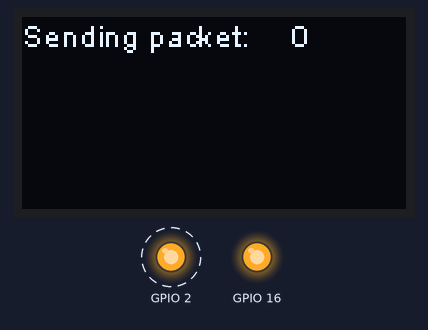
A sketch run on a simulated ESP32. On the bench: 128×64 one-colour display, output pins drawn as LEDs (lit = HIGH). Dashed ring = blinking. No radio packets arrive unless stated; what the sketch prints to the serial monitor is not drawn.

Above: at 1.7 s.
At 10.0 s:
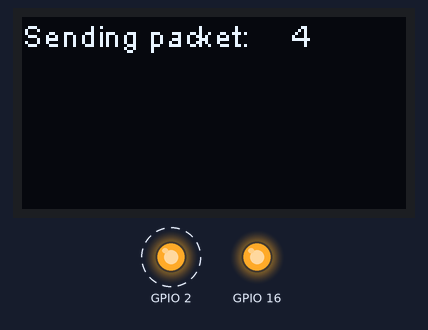
At 16.2 s:
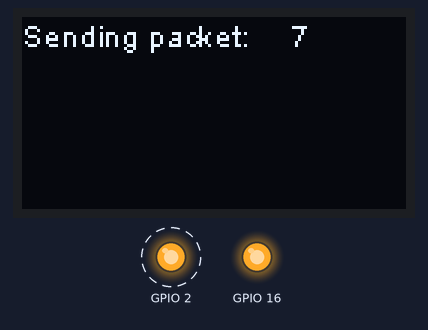
At 38.0 s:
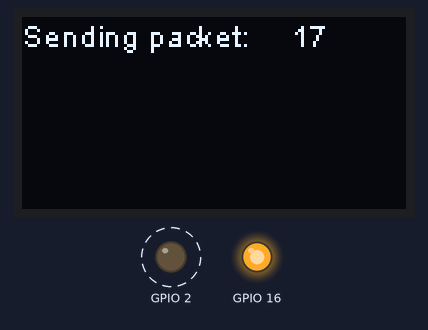
Timing chart, 0 to 40.0 s (numbered marks = the images above):
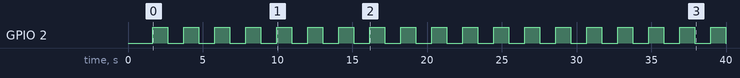

Measured:
- by itself, GPIO 2: alternates HIGH for 1.0 s and LOW for 1.1 s
- what the display in image 0 shows lasts 2.1 s, from 1.6 s to 3.7 s

The sketch:

OLED_LoRa_Sender.ino
```cpp
#include <SPI.h>
#include <LoRa.h>
#include <Wire.h>
#include "SSD1306.h"
//#include "images.h"
//working broadcaster no screen


#define SCK     5    // GPIO5  -- SX1278's SCK
#define MISO    19   // GPIO19 -- SX1278's MISnO
#define MOSI    27   // GPIO27 -- SX1278's MOSI
#define SS      18   // GPIO18 -- SX1278's CS
#define RST     14   // GPIO14 -- SX1278's RESET
#define DI0     26   // GPIO26 -- SX1278's IRQ(Interrupt Request)
#define BAND  868E6

unsigned int counter = 0;

SSD1306 display(0x3c, 21, 22);
String rssi = "RSSI --";
String packSize = "--";
String packet ;


void setup() {
  pinMode(16,OUTPUT);
  pinMode(2,OUTPUT);

  digitalWrite(16, LOW);    // set GPIO16 low to reset OLED
  delay(50);
  digitalWrite(16, HIGH); // while OLED is running, must set GPIO16 in high

  Serial.begin(115200);
  while (!Serial);
  Serial.println();
  Serial.println("LoRa Sender Test");

  SPI.begin(SCK,MISO,MOSI,SS);
  LoRa.setPins(SS,RST,DI0);
  if (!LoRa.begin(868E6)) {
    Serial.println("Starting LoRa failed!");
    while (1);
  }
  //LoRa.onReceive(cbk);
//  LoRa.receive();
  Serial.println("init ok");
  display.init();
  display.flipScreenVertically();
  display.setFont(ArialMT_Plain_10);

  delay(1500);
}

void loop() {
  display.clear();
  display.setTextAlignment(TEXT_ALIGN_LEFT);
  display.setFont(ArialMT_Plain_10);

  display.drawString(0, 0, "Sending packet: ");
  display.drawString(90, 0, String(counter));
  Serial.println(String(counter));
  display.display();

  // send packet
  LoRa.beginPacket();
  LoRa.print("hello ");
  LoRa.print(counter);
  LoRa.endPacket();

  counter++;
  digitalWrite(2, HIGH);   // turn the LED on (HIGH is the voltage level)
  delay(1000);                       // wait for a second
  digitalWrite(2, LOW);    // turn the LED off by making the voltage LOW
  delay(1000);                       // wait for a second
}
```
